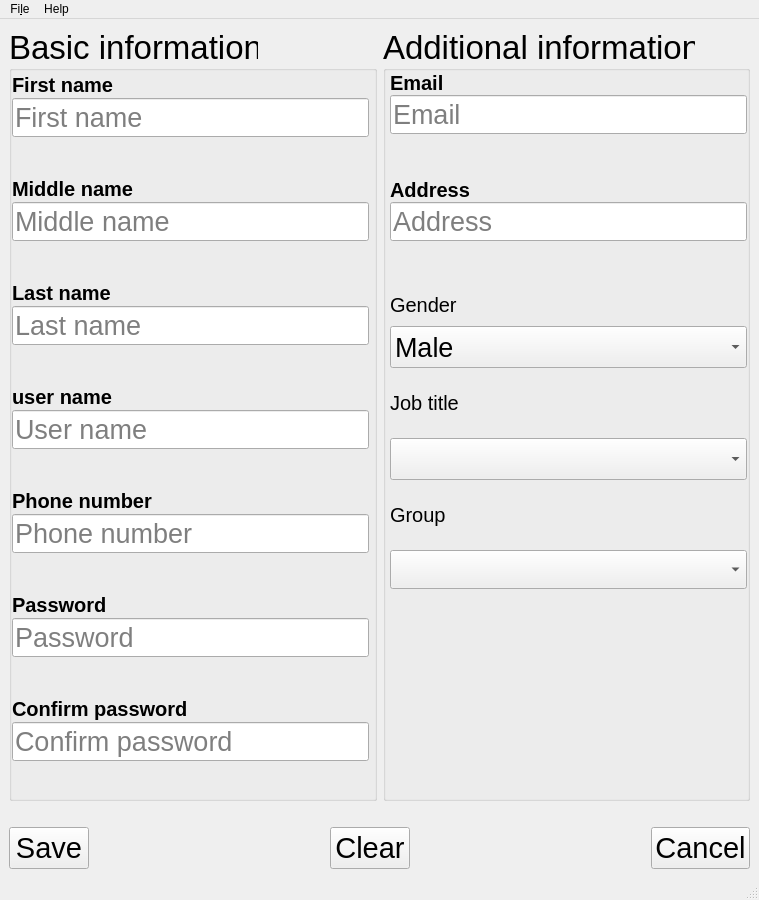
<?xml version="1.0" encoding="UTF-8"?>
<ui version="4.0">
 <class>employeeProfileWindow</class>
 <widget class="QMainWindow" name="employeeProfileWindow">
  <property name="geometry">
   <rect>
    <x>0</x>
    <y>0</y>
    <width>759</width>
    <height>900</height>
   </rect>
  </property>
  <property name="sizePolicy">
   <sizepolicy hsizetype="Preferred" vsizetype="Expanding">
    <horstretch>0</horstretch>
    <verstretch>0</verstretch>
   </sizepolicy>
  </property>
  <property name="windowTitle">
   <string>Create employee</string>
  </property>
  <widget class="QWidget" name="centralwidget">
   <layout class="QVBoxLayout" name="verticalLayout_3">
    <item>
     <layout class="QHBoxLayout" name="horizontalLayout_2">
      <item>
       <widget class="QGroupBox" name="groupBox">
        <property name="font">
         <font>
          <pointsize>25</pointsize>
         </font>
        </property>
        <property name="title">
         <string>Basic information</string>
        </property>
        <layout class="QVBoxLayout" name="verticalLayout">
         <property name="spacing">
          <number>11</number>
         </property>
         <property name="leftMargin">
          <number>0</number>
         </property>
         <property name="topMargin">
          <number>0</number>
         </property>
         <property name="rightMargin">
          <number>5</number>
         </property>
         <property name="bottomMargin">
          <number>10</number>
         </property>
         <item>
          <layout class="QVBoxLayout" name="firstNameLayout">
           <property name="spacing">
            <number>0</number>
           </property>
           <item>
            <widget class="QLabel" name="firstNameLabel">
             <property name="sizePolicy">
              <sizepolicy hsizetype="Expanding" vsizetype="Preferred">
               <horstretch>0</horstretch>
               <verstretch>0</verstretch>
              </sizepolicy>
             </property>
             <property name="minimumSize">
              <size>
               <width>0</width>
               <height>10</height>
              </size>
             </property>
             <property name="font">
              <font>
               <pointsize>15</pointsize>
               <weight>75</weight>
               <bold>true</bold>
              </font>
             </property>
             <property name="text">
              <string>First name</string>
             </property>
            </widget>
           </item>
           <item>
            <widget class="ValidatedLineEditor" name="firstNameLineEdit">
             <property name="sizePolicy">
              <sizepolicy hsizetype="Expanding" vsizetype="Preferred">
               <horstretch>0</horstretch>
               <verstretch>0</verstretch>
              </sizepolicy>
             </property>
             <property name="minimumSize">
              <size>
               <width>100</width>
               <height>20</height>
              </size>
             </property>
             <property name="font">
              <font>
               <pointsize>20</pointsize>
              </font>
             </property>
             <property name="placeholderText">
              <string>First name</string>
             </property>
            </widget>
           </item>
           <item>
            <widget class="QLabel" name="firstNameLabelInfo">
             <property name="sizePolicy">
              <sizepolicy hsizetype="Preferred" vsizetype="Preferred">
               <horstretch>0</horstretch>
               <verstretch>0</verstretch>
              </sizepolicy>
             </property>
             <property name="minimumSize">
              <size>
               <width>0</width>
               <height>10</height>
              </size>
             </property>
             <property name="font">
              <font>
               <family>Sans Serif</family>
               <pointsize>10</pointsize>
              </font>
             </property>
             <property name="text">
              <string/>
             </property>
             <property name="textFormat">
              <enum>Qt::PlainText</enum>
             </property>
            </widget>
           </item>
          </layout>
         </item>
         <item>
          <layout class="QVBoxLayout" name="middleNameLayout" stretch="0,0,0">
           <property name="spacing">
            <number>0</number>
           </property>
           <property name="sizeConstraint">
            <enum>QLayout::SetNoConstraint</enum>
           </property>
           <item>
            <widget class="QLabel" name="middleNameLabel">
             <property name="sizePolicy">
              <sizepolicy hsizetype="Expanding" vsizetype="Preferred">
               <horstretch>0</horstretch>
               <verstretch>0</verstretch>
              </sizepolicy>
             </property>
             <property name="minimumSize">
              <size>
               <width>0</width>
               <height>10</height>
              </size>
             </property>
             <property name="font">
              <font>
               <pointsize>15</pointsize>
               <weight>75</weight>
               <bold>true</bold>
              </font>
             </property>
             <property name="text">
              <string>Middle name</string>
             </property>
            </widget>
           </item>
           <item>
            <widget class="ValidatedLineEditor" name="middleNameLineEdit">
             <property name="sizePolicy">
              <sizepolicy hsizetype="Expanding" vsizetype="Preferred">
               <horstretch>0</horstretch>
               <verstretch>0</verstretch>
              </sizepolicy>
             </property>
             <property name="minimumSize">
              <size>
               <width>0</width>
               <height>20</height>
              </size>
             </property>
             <property name="font">
              <font>
               <pointsize>20</pointsize>
              </font>
             </property>
             <property name="placeholderText">
              <string>Middle name</string>
             </property>
            </widget>
           </item>
           <item>
            <widget class="QLabel" name="middleNameLabelInfo">
             <property name="sizePolicy">
              <sizepolicy hsizetype="Preferred" vsizetype="Preferred">
               <horstretch>0</horstretch>
               <verstretch>0</verstretch>
              </sizepolicy>
             </property>
             <property name="minimumSize">
              <size>
               <width>0</width>
               <height>10</height>
              </size>
             </property>
             <property name="font">
              <font>
               <family>Sans Serif</family>
               <pointsize>10</pointsize>
              </font>
             </property>
             <property name="text">
              <string/>
             </property>
             <property name="textFormat">
              <enum>Qt::PlainText</enum>
             </property>
            </widget>
           </item>
          </layout>
         </item>
         <item>
          <layout class="QVBoxLayout" name="lastNameLayout">
           <property name="spacing">
            <number>0</number>
           </property>
           <item>
            <widget class="QLabel" name="lastNameLabel">
             <property name="sizePolicy">
              <sizepolicy hsizetype="Expanding" vsizetype="Preferred">
               <horstretch>0</horstretch>
               <verstretch>0</verstretch>
              </sizepolicy>
             </property>
             <property name="minimumSize">
              <size>
               <width>0</width>
               <height>10</height>
              </size>
             </property>
             <property name="font">
              <font>
               <pointsize>15</pointsize>
               <weight>75</weight>
               <bold>true</bold>
              </font>
             </property>
             <property name="text">
              <string>Last name</string>
             </property>
            </widget>
           </item>
           <item>
            <widget class="ValidatedLineEditor" name="lastNameLineEdit">
             <property name="sizePolicy">
              <sizepolicy hsizetype="Expanding" vsizetype="Preferred">
               <horstretch>0</horstretch>
               <verstretch>0</verstretch>
              </sizepolicy>
             </property>
             <property name="minimumSize">
              <size>
               <width>0</width>
               <height>20</height>
              </size>
             </property>
             <property name="font">
              <font>
               <pointsize>20</pointsize>
              </font>
             </property>
             <property name="placeholderText">
              <string>Last name</string>
             </property>
            </widget>
           </item>
           <item>
            <widget class="QLabel" name="lastNameLabelInfo">
             <property name="sizePolicy">
              <sizepolicy hsizetype="Preferred" vsizetype="Preferred">
               <horstretch>0</horstretch>
               <verstretch>0</verstretch>
              </sizepolicy>
             </property>
             <property name="minimumSize">
              <size>
               <width>0</width>
               <height>10</height>
              </size>
             </property>
             <property name="font">
              <font>
               <pointsize>10</pointsize>
              </font>
             </property>
             <property name="text">
              <string/>
             </property>
            </widget>
           </item>
          </layout>
         </item>
         <item>
          <layout class="QVBoxLayout" name="user_name_layout">
           <property name="spacing">
            <number>0</number>
           </property>
           <item>
            <widget class="QLabel" name="userNameLabel">
             <property name="sizePolicy">
              <sizepolicy hsizetype="Expanding" vsizetype="Preferred">
               <horstretch>0</horstretch>
               <verstretch>0</verstretch>
              </sizepolicy>
             </property>
             <property name="minimumSize">
              <size>
               <width>0</width>
               <height>10</height>
              </size>
             </property>
             <property name="font">
              <font>
               <pointsize>15</pointsize>
               <weight>75</weight>
               <bold>true</bold>
              </font>
             </property>
             <property name="text">
              <string>user name</string>
             </property>
            </widget>
           </item>
           <item>
            <widget class="ValidatedLineEditor" name="userNameLineEdit">
             <property name="sizePolicy">
              <sizepolicy hsizetype="Expanding" vsizetype="Preferred">
               <horstretch>0</horstretch>
               <verstretch>0</verstretch>
              </sizepolicy>
             </property>
             <property name="minimumSize">
              <size>
               <width>0</width>
               <height>20</height>
              </size>
             </property>
             <property name="font">
              <font>
               <pointsize>20</pointsize>
              </font>
             </property>
             <property name="placeholderText">
              <string>User name</string>
             </property>
            </widget>
           </item>
           <item>
            <widget class="QLabel" name="userNameLabelInfo">
             <property name="sizePolicy">
              <sizepolicy hsizetype="Preferred" vsizetype="Preferred">
               <horstretch>0</horstretch>
               <verstretch>0</verstretch>
              </sizepolicy>
             </property>
             <property name="minimumSize">
              <size>
               <width>0</width>
               <height>10</height>
              </size>
             </property>
             <property name="font">
              <font>
               <pointsize>10</pointsize>
              </font>
             </property>
             <property name="text">
              <string/>
             </property>
            </widget>
           </item>
          </layout>
         </item>
         <item>
          <layout class="QVBoxLayout" name="phoneNumberLayout">
           <property name="spacing">
            <number>0</number>
           </property>
           <item>
            <widget class="QLabel" name="phoneNumberLabel">
             <property name="sizePolicy">
              <sizepolicy hsizetype="Expanding" vsizetype="Preferred">
               <horstretch>0</horstretch>
               <verstretch>0</verstretch>
              </sizepolicy>
             </property>
             <property name="minimumSize">
              <size>
               <width>0</width>
               <height>10</height>
              </size>
             </property>
             <property name="font">
              <font>
               <pointsize>15</pointsize>
               <weight>75</weight>
               <bold>true</bold>
              </font>
             </property>
             <property name="text">
              <string>Phone number</string>
             </property>
            </widget>
           </item>
           <item>
            <widget class="ValidatedLineEditor" name="phoneNumberLineEdit">
             <property name="sizePolicy">
              <sizepolicy hsizetype="Expanding" vsizetype="Preferred">
               <horstretch>0</horstretch>
               <verstretch>0</verstretch>
              </sizepolicy>
             </property>
             <property name="minimumSize">
              <size>
               <width>0</width>
               <height>20</height>
              </size>
             </property>
             <property name="font">
              <font>
               <pointsize>20</pointsize>
              </font>
             </property>
             <property name="placeholderText">
              <string>Phone number</string>
             </property>
            </widget>
           </item>
           <item>
            <widget class="QLabel" name="phoneNumberLabelInfo">
             <property name="sizePolicy">
              <sizepolicy hsizetype="Preferred" vsizetype="Preferred">
               <horstretch>0</horstretch>
               <verstretch>0</verstretch>
              </sizepolicy>
             </property>
             <property name="minimumSize">
              <size>
               <width>0</width>
               <height>10</height>
              </size>
             </property>
             <property name="font">
              <font>
               <pointsize>10</pointsize>
              </font>
             </property>
             <property name="lineWidth">
              <number>1</number>
             </property>
             <property name="text">
              <string/>
             </property>
            </widget>
           </item>
          </layout>
         </item>
         <item>
          <layout class="QVBoxLayout" name="passwordLayout">
           <property name="spacing">
            <number>0</number>
           </property>
           <item>
            <widget class="QLabel" name="passwordLabel">
             <property name="sizePolicy">
              <sizepolicy hsizetype="Expanding" vsizetype="Preferred">
               <horstretch>0</horstretch>
               <verstretch>0</verstretch>
              </sizepolicy>
             </property>
             <property name="minimumSize">
              <size>
               <width>0</width>
               <height>10</height>
              </size>
             </property>
             <property name="font">
              <font>
               <pointsize>15</pointsize>
               <weight>75</weight>
               <bold>true</bold>
              </font>
             </property>
             <property name="text">
              <string>Password</string>
             </property>
            </widget>
           </item>
           <item>
            <widget class="ValidatedLineEditor" name="passwordLineEdit">
             <property name="sizePolicy">
              <sizepolicy hsizetype="Expanding" vsizetype="Preferred">
               <horstretch>0</horstretch>
               <verstretch>0</verstretch>
              </sizepolicy>
             </property>
             <property name="minimumSize">
              <size>
               <width>0</width>
               <height>20</height>
              </size>
             </property>
             <property name="font">
              <font>
               <pointsize>20</pointsize>
              </font>
             </property>
             <property name="echoMode">
              <enum>QLineEdit::Password</enum>
             </property>
             <property name="placeholderText">
              <string>Password</string>
             </property>
            </widget>
           </item>
           <item>
            <widget class="QLabel" name="passwordLabelInfo">
             <property name="sizePolicy">
              <sizepolicy hsizetype="Preferred" vsizetype="Preferred">
               <horstretch>0</horstretch>
               <verstretch>0</verstretch>
              </sizepolicy>
             </property>
             <property name="minimumSize">
              <size>
               <width>0</width>
               <height>10</height>
              </size>
             </property>
             <property name="font">
              <font>
               <pointsize>10</pointsize>
              </font>
             </property>
             <property name="text">
              <string/>
             </property>
            </widget>
           </item>
          </layout>
         </item>
         <item>
          <layout class="QVBoxLayout" name="confirm_password_layout">
           <property name="spacing">
            <number>0</number>
           </property>
           <item>
            <widget class="QLabel" name="confirmPasswordLabel">
             <property name="sizePolicy">
              <sizepolicy hsizetype="Expanding" vsizetype="Preferred">
               <horstretch>0</horstretch>
               <verstretch>0</verstretch>
              </sizepolicy>
             </property>
             <property name="minimumSize">
              <size>
               <width>0</width>
               <height>10</height>
              </size>
             </property>
             <property name="font">
              <font>
               <pointsize>15</pointsize>
               <weight>75</weight>
               <bold>true</bold>
              </font>
             </property>
             <property name="text">
              <string>Confirm password</string>
             </property>
            </widget>
           </item>
           <item>
            <widget class="ValidatedLineEditor" name="confirmPasswordLineEdit">
             <property name="sizePolicy">
              <sizepolicy hsizetype="Expanding" vsizetype="Preferred">
               <horstretch>0</horstretch>
               <verstretch>0</verstretch>
              </sizepolicy>
             </property>
             <property name="minimumSize">
              <size>
               <width>0</width>
               <height>20</height>
              </size>
             </property>
             <property name="font">
              <font>
               <pointsize>20</pointsize>
              </font>
             </property>
             <property name="echoMode">
              <enum>QLineEdit::Password</enum>
             </property>
             <property name="placeholderText">
              <string>Confirm password</string>
             </property>
            </widget>
           </item>
           <item>
            <widget class="QLabel" name="confirmPasswordLabelInfo">
             <property name="sizePolicy">
              <sizepolicy hsizetype="Preferred" vsizetype="Preferred">
               <horstretch>0</horstretch>
               <verstretch>0</verstretch>
              </sizepolicy>
             </property>
             <property name="minimumSize">
              <size>
               <width>0</width>
               <height>10</height>
              </size>
             </property>
             <property name="font">
              <font>
               <pointsize>10</pointsize>
              </font>
             </property>
             <property name="text">
              <string/>
             </property>
            </widget>
           </item>
          </layout>
         </item>
        </layout>
       </widget>
      </item>
      <item>
       <widget class="QGroupBox" name="additionalInformationGB">
        <property name="font">
         <font>
          <pointsize>25</pointsize>
         </font>
        </property>
        <property name="title">
         <string>Additional information</string>
        </property>
        <property name="flat">
         <bool>false</bool>
        </property>
        <property name="checkable">
         <bool>false</bool>
        </property>
        <layout class="QVBoxLayout" name="verticalLayout_2">
         <property name="spacing">
          <number>23</number>
         </property>
         <property name="leftMargin">
          <number>4</number>
         </property>
         <property name="topMargin">
          <number>0</number>
         </property>
         <property name="rightMargin">
          <number>0</number>
         </property>
         <property name="bottomMargin">
          <number>10</number>
         </property>
         <item>
          <layout class="QVBoxLayout" name="emailLayout">
           <property name="spacing">
            <number>0</number>
           </property>
           <item>
            <widget class="QLabel" name="emailLabel">
             <property name="sizePolicy">
              <sizepolicy hsizetype="Expanding" vsizetype="Preferred">
               <horstretch>0</horstretch>
               <verstretch>0</verstretch>
              </sizepolicy>
             </property>
             <property name="minimumSize">
              <size>
               <width>0</width>
               <height>10</height>
              </size>
             </property>
             <property name="font">
              <font>
               <pointsize>15</pointsize>
               <weight>75</weight>
               <bold>true</bold>
              </font>
             </property>
             <property name="text">
              <string>Email</string>
             </property>
            </widget>
           </item>
           <item>
            <widget class="ValidatedLineEditor" name="emailLineEdit">
             <property name="sizePolicy">
              <sizepolicy hsizetype="Preferred" vsizetype="Preferred">
               <horstretch>0</horstretch>
               <verstretch>0</verstretch>
              </sizepolicy>
             </property>
             <property name="minimumSize">
              <size>
               <width>100</width>
               <height>20</height>
              </size>
             </property>
             <property name="font">
              <font>
               <pointsize>20</pointsize>
              </font>
             </property>
             <property name="placeholderText">
              <string>Email</string>
             </property>
            </widget>
           </item>
           <item>
            <widget class="QLabel" name="emailLabelInfo">
             <property name="sizePolicy">
              <sizepolicy hsizetype="Preferred" vsizetype="Preferred">
               <horstretch>0</horstretch>
               <verstretch>0</verstretch>
              </sizepolicy>
             </property>
             <property name="minimumSize">
              <size>
               <width>0</width>
               <height>10</height>
              </size>
             </property>
             <property name="font">
              <font>
               <pointsize>10</pointsize>
              </font>
             </property>
             <property name="text">
              <string/>
             </property>
            </widget>
           </item>
          </layout>
         </item>
         <item>
          <layout class="QVBoxLayout" name="addressLayout">
           <property name="spacing">
            <number>0</number>
           </property>
           <item>
            <widget class="QLabel" name="addressLabel">
             <property name="sizePolicy">
              <sizepolicy hsizetype="Preferred" vsizetype="Preferred">
               <horstretch>0</horstretch>
               <verstretch>0</verstretch>
              </sizepolicy>
             </property>
             <property name="font">
              <font>
               <pointsize>15</pointsize>
               <weight>75</weight>
               <bold>true</bold>
              </font>
             </property>
             <property name="text">
              <string>Address</string>
             </property>
            </widget>
           </item>
           <item>
            <widget class="ValidatedLineEditor" name="addressLineEdit">
             <property name="sizePolicy">
              <sizepolicy hsizetype="Expanding" vsizetype="Preferred">
               <horstretch>0</horstretch>
               <verstretch>0</verstretch>
              </sizepolicy>
             </property>
             <property name="minimumSize">
              <size>
               <width>0</width>
               <height>25</height>
              </size>
             </property>
             <property name="font">
              <font>
               <pointsize>20</pointsize>
              </font>
             </property>
             <property name="placeholderText">
              <string>Address</string>
             </property>
            </widget>
           </item>
           <item>
            <widget class="QLabel" name="addressLabelInfo">
             <property name="sizePolicy">
              <sizepolicy hsizetype="Preferred" vsizetype="Preferred">
               <horstretch>0</horstretch>
               <verstretch>0</verstretch>
              </sizepolicy>
             </property>
             <property name="minimumSize">
              <size>
               <width>0</width>
               <height>10</height>
              </size>
             </property>
             <property name="font">
              <font>
               <pointsize>10</pointsize>
              </font>
             </property>
             <property name="text">
              <string/>
             </property>
            </widget>
           </item>
          </layout>
         </item>
         <item>
          <layout class="QVBoxLayout" name="genderLayout">
           <property name="spacing">
            <number>0</number>
           </property>
           <item>
            <widget class="QLabel" name="genderLabel">
             <property name="sizePolicy">
              <sizepolicy hsizetype="Preferred" vsizetype="Preferred">
               <horstretch>0</horstretch>
               <verstretch>0</verstretch>
              </sizepolicy>
             </property>
             <property name="font">
              <font>
               <pointsize>15</pointsize>
              </font>
             </property>
             <property name="text">
              <string>Gender</string>
             </property>
            </widget>
           </item>
           <item>
            <widget class="QComboBox" name="genderComboBox">
             <property name="sizePolicy">
              <sizepolicy hsizetype="Preferred" vsizetype="Preferred">
               <horstretch>0</horstretch>
               <verstretch>0</verstretch>
              </sizepolicy>
             </property>
             <property name="font">
              <font>
               <pointsize>20</pointsize>
              </font>
             </property>
             <item>
              <property name="text">
               <string>Male</string>
              </property>
             </item>
             <item>
              <property name="text">
               <string>Female</string>
              </property>
             </item>
            </widget>
           </item>
          </layout>
         </item>
         <item>
          <layout class="QVBoxLayout" name="JobTitleLayout">
           <item>
            <widget class="QLabel" name="jobTitleLabel">
             <property name="sizePolicy">
              <sizepolicy hsizetype="Preferred" vsizetype="Preferred">
               <horstretch>0</horstretch>
               <verstretch>0</verstretch>
              </sizepolicy>
             </property>
             <property name="font">
              <font>
               <pointsize>15</pointsize>
              </font>
             </property>
             <property name="text">
              <string>Job title</string>
             </property>
            </widget>
           </item>
           <item>
            <widget class="QComboBox" name="jobTitleComboBox">
             <property name="sizePolicy">
              <sizepolicy hsizetype="Preferred" vsizetype="Preferred">
               <horstretch>0</horstretch>
               <verstretch>0</verstretch>
              </sizepolicy>
             </property>
             <property name="font">
              <font>
               <pointsize>22</pointsize>
              </font>
             </property>
             <property name="placeholderText">
              <string>Job title</string>
             </property>
            </widget>
           </item>
          </layout>
         </item>
         <item>
          <layout class="QVBoxLayout" name="groupLayout">
           <item>
            <widget class="QLabel" name="groupLabel">
             <property name="sizePolicy">
              <sizepolicy hsizetype="Preferred" vsizetype="Preferred">
               <horstretch>0</horstretch>
               <verstretch>0</verstretch>
              </sizepolicy>
             </property>
             <property name="font">
              <font>
               <pointsize>15</pointsize>
              </font>
             </property>
             <property name="text">
              <string>Group</string>
             </property>
            </widget>
           </item>
           <item>
            <widget class="QComboBox" name="groupComboBox">
             <property name="sizePolicy">
              <sizepolicy hsizetype="Expanding" vsizetype="Preferred">
               <horstretch>0</horstretch>
               <verstretch>0</verstretch>
              </sizepolicy>
             </property>
             <property name="font">
              <font>
               <pointsize>20</pointsize>
              </font>
             </property>
             <property name="placeholderText">
              <string>Group</string>
             </property>
            </widget>
           </item>
          </layout>
         </item>
         <item>
          <spacer name="verticalSpacer">
           <property name="orientation">
            <enum>Qt::Vertical</enum>
           </property>
           <property name="sizeType">
            <enum>QSizePolicy::Preferred</enum>
           </property>
           <property name="sizeHint" stdset="0">
            <size>
             <width>20</width>
             <height>199</height>
            </size>
           </property>
          </spacer>
         </item>
        </layout>
       </widget>
      </item>
     </layout>
    </item>
    <item>
     <spacer name="verticalSpacer_2">
      <property name="orientation">
       <enum>Qt::Vertical</enum>
      </property>
      <property name="sizeType">
       <enum>QSizePolicy::Preferred</enum>
      </property>
      <property name="sizeHint" stdset="0">
       <size>
        <width>20</width>
        <height>20</height>
       </size>
      </property>
     </spacer>
    </item>
    <item>
     <layout class="QHBoxLayout" name="horizontalLayout">
      <item>
       <widget class="QPushButton" name="save_btn">
        <property name="sizePolicy">
         <sizepolicy hsizetype="Maximum" vsizetype="Maximum">
          <horstretch>1</horstretch>
          <verstretch>0</verstretch>
         </sizepolicy>
        </property>
        <property name="font">
         <font>
          <pointsize>22</pointsize>
         </font>
        </property>
        <property name="text">
         <string>Save</string>
        </property>
       </widget>
      </item>
      <item>
       <spacer name="horizontalSpacer">
        <property name="orientation">
         <enum>Qt::Horizontal</enum>
        </property>
        <property name="sizeType">
         <enum>QSizePolicy::Expanding</enum>
        </property>
        <property name="sizeHint" stdset="0">
         <size>
          <width>78</width>
          <height>20</height>
         </size>
        </property>
       </spacer>
      </item>
      <item>
       <widget class="QPushButton" name="clear_btn">
        <property name="sizePolicy">
         <sizepolicy hsizetype="Maximum" vsizetype="Maximum">
          <horstretch>1</horstretch>
          <verstretch>0</verstretch>
         </sizepolicy>
        </property>
        <property name="font">
         <font>
          <pointsize>22</pointsize>
         </font>
        </property>
        <property name="text">
         <string>Clear</string>
        </property>
       </widget>
      </item>
      <item>
       <spacer name="horizontalSpacer_2">
        <property name="orientation">
         <enum>Qt::Horizontal</enum>
        </property>
        <property name="sizeType">
         <enum>QSizePolicy::Expanding</enum>
        </property>
        <property name="sizeHint" stdset="0">
         <size>
          <width>78</width>
          <height>20</height>
         </size>
        </property>
       </spacer>
      </item>
      <item>
       <widget class="QPushButton" name="cancel_btn">
        <property name="sizePolicy">
         <sizepolicy hsizetype="Maximum" vsizetype="Maximum">
          <horstretch>1</horstretch>
          <verstretch>0</verstretch>
         </sizepolicy>
        </property>
        <property name="font">
         <font>
          <pointsize>22</pointsize>
         </font>
        </property>
        <property name="autoFillBackground">
         <bool>false</bool>
        </property>
        <property name="text">
         <string>Cancel</string>
        </property>
       </widget>
      </item>
     </layout>
    </item>
   </layout>
  </widget>
  <widget class="QMenuBar" name="menubar">
   <property name="geometry">
    <rect>
     <x>0</x>
     <y>0</y>
     <width>759</width>
     <height>20</height>
    </rect>
   </property>
   <widget class="QMenu" name="menuFile">
    <property name="title">
     <string>Fi&amp;le</string>
    </property>
    <addaction name="actionCancel"/>
    <addaction name="actionSettings"/>
   </widget>
   <widget class="QMenu" name="menuHelp">
    <property name="title">
     <string>Help</string>
    </property>
   </widget>
   <addaction name="menuFile"/>
   <addaction name="menuHelp"/>
  </widget>
  <widget class="QStatusBar" name="statusbar"/>
  <action name="actionCancel">
   <property name="text">
    <string>&amp;Cancel</string>
   </property>
  </action>
  <action name="actionSettings">
   <property name="text">
    <string>&amp;Settings</string>
   </property>
  </action>
 </widget>
 <customwidgets>
  <customwidget>
   <class>ValidatedLineEditor</class>
   <extends>QLineEdit</extends>
   <header location="global">validatedlineeditor.h</header>
  </customwidget>
 </customwidgets>
 <resources/>
 <connections>
  <connection>
   <sender>clear_btn</sender>
   <signal>clicked()</signal>
   <receiver>firstNameLineEdit</receiver>
   <slot>clear()</slot>
   <hints>
    <hint type="sourcelabel">
     <x>470</x>
     <y>648</y>
    </hint>
    <hint type="destinationlabel">
     <x>618</x>
     <y>54</y>
    </hint>
   </hints>
  </connection>
  <connection>
   <sender>clear_btn</sender>
   <signal>clicked()</signal>
   <receiver>middleNameLineEdit</receiver>
   <slot>clear()</slot>
   <hints>
    <hint type="sourcelabel">
     <x>462</x>
     <y>647</y>
    </hint>
    <hint type="destinationlabel">
     <x>405</x>
     <y>97</y>
    </hint>
   </hints>
  </connection>
  <connection>
   <sender>clear_btn</sender>
   <signal>clicked()</signal>
   <receiver>lastNameLineEdit</receiver>
   <slot>clear()</slot>
   <hints>
    <hint type="sourcelabel">
     <x>457</x>
     <y>634</y>
    </hint>
    <hint type="destinationlabel">
     <x>330</x>
     <y>162</y>
    </hint>
   </hints>
  </connection>
  <connection>
   <sender>clear_btn</sender>
   <signal>clicked()</signal>
   <receiver>userNameLineEdit</receiver>
   <slot>clear()</slot>
   <hints>
    <hint type="sourcelabel">
     <x>492</x>
     <y>635</y>
    </hint>
    <hint type="destinationlabel">
     <x>349</x>
     <y>236</y>
    </hint>
   </hints>
  </connection>
  <connection>
   <sender>clear_btn</sender>
   <signal>clicked()</signal>
   <receiver>emailLineEdit</receiver>
   <slot>clear()</slot>
   <hints>
    <hint type="sourcelabel">
     <x>459</x>
     <y>653</y>
    </hint>
    <hint type="destinationlabel">
     <x>328</x>
     <y>290</y>
    </hint>
   </hints>
  </connection>
  <connection>
   <sender>clear_btn</sender>
   <signal>clicked()</signal>
   <receiver>addressLineEdit</receiver>
   <slot>clear()</slot>
   <hints>
    <hint type="sourcelabel">
     <x>482</x>
     <y>655</y>
    </hint>
    <hint type="destinationlabel">
     <x>370</x>
     <y>336</y>
    </hint>
   </hints>
  </connection>
  <connection>
   <sender>clear_btn</sender>
   <signal>clicked()</signal>
   <receiver>phoneNumberLineEdit</receiver>
   <slot>clear()</slot>
   <hints>
    <hint type="sourcelabel">
     <x>463</x>
     <y>659</y>
    </hint>
    <hint type="destinationlabel">
     <x>362</x>
     <y>392</y>
    </hint>
   </hints>
  </connection>
  <connection>
   <sender>clear_btn</sender>
   <signal>clicked()</signal>
   <receiver>passwordLineEdit</receiver>
   <slot>clear()</slot>
   <hints>
    <hint type="sourcelabel">
     <x>474</x>
     <y>652</y>
    </hint>
    <hint type="destinationlabel">
     <x>370</x>
     <y>492</y>
    </hint>
   </hints>
  </connection>
  <connection>
   <sender>clear_btn</sender>
   <signal>clicked()</signal>
   <receiver>confirmPasswordLineEdit</receiver>
   <slot>clear()</slot>
   <hints>
    <hint type="sourcelabel">
     <x>442</x>
     <y>655</y>
    </hint>
    <hint type="destinationlabel">
     <x>299</x>
     <y>528</y>
    </hint>
   </hints>
  </connection>
  <connection>
   <sender>cancel_btn</sender>
   <signal>clicked()</signal>
   <receiver>employeeProfileWindow</receiver>
   <slot>close()</slot>
   <hints>
    <hint type="sourcelabel">
     <x>905</x>
     <y>648</y>
    </hint>
    <hint type="destinationlabel">
     <x>484</x>
     <y>350</y>
    </hint>
   </hints>
  </connection>
 </connections>
</ui>
